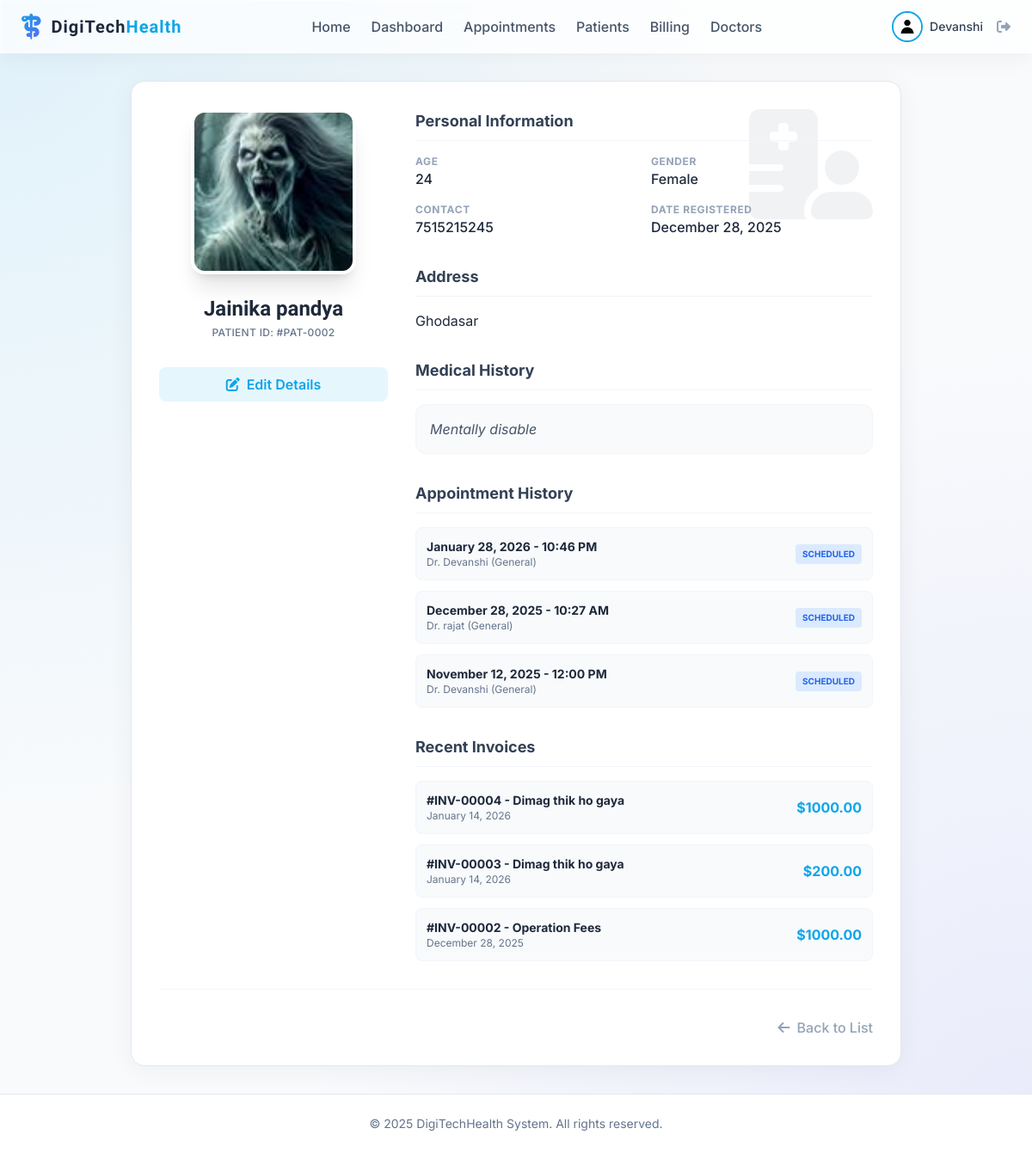
Page /patient/2 (signed in) on the committed database.
### app/models.py (models this page shows, shortened)
class User(db.Model, UserMixin):
    id = db.Column(db.Integer, primary_key=True)
    username = db.Column(db.String(20), unique=True, nullable=False)
    email = db.Column(db.String(120), unique=True, nullable=False)
    image_file = db.Column(db.String(20), nullable=False, default='default.jpg')
    password_hash = db.Column(db.String(128))
    role = db.Column(db.String(20), nullable=False, default='patient')

class Patient(db.Model):
    id = db.Column(db.Integer, primary_key=True)
    user_id = db.Column(db.Integer, db.ForeignKey('user.id'), nullable=True) # Optional link to User account
    name = db.Column(db.String(100), nullable=False)
    age = db.Column(db.Integer, nullable=True)
    gender = db.Column(db.String(10), nullable=True)
    contact = db.Column(db.String(15), nullable=True)
    address = db.Column(db.Text, nullable=True)
    medical_history = db.Column(db.Text, nullable=True)
    image_file = db.Column(db.String(20), nullable=False, default='default.jpg')
    date_created = db.Column(db.DateTime, nullable=False, default=db.func.current_timestamp())
    user = db.relationship('User', backref=db.backref('patient_profile', uselist=False))

class Appointment(db.Model):
    id = db.Column(db.Integer, primary_key=True)
    patient_id = db.Column(db.Integer, db.ForeignKey('patient.id'), nullable=True) # Optional link to existing patient
    doctor_id = db.Column(db.Integer, db.ForeignKey('doctor.id'), nullable=False)
    date_time = db.Column(db.DateTime, nullable=False)
    reason = db.Column(db.String(200), nullable=False)
    status = db.Column(db.String(20), nullable=False, default='Scheduled') # Scheduled, Completed, Cancelled
    patient = db.relationship('Patient', backref='appointments')
    doctor = db.relationship('Doctor', backref='appointments')

class Doctor(db.Model):
    id = db.Column(db.Integer, primary_key=True)
    user_id = db.Column(db.Integer, db.ForeignKey('user.id'), nullable=False)
    specialization = db.Column(db.String(100), nullable=False)
    availability = db.Column(db.String(200), nullable=True, default="Mon-Fri 9am-5pm")
    user = db.relationship('User', backref=db.backref('doctor_profile', uselist=False))

class Invoice(db.Model):
    id = db.Column(db.Integer, primary_key=True)
    patient_id = db.Column(db.Integer, db.ForeignKey('patient.id'), nullable=False)
    amount = db.Column(db.Float, nullable=False)
    status = db.Column(db.String(20), nullable=False, default='Pending') # Pending, Paid
    description = db.Column(db.String(200), nullable=False)
    date_issued = db.Column(db.DateTime, nullable=False, default=db.func.current_timestamp())
    patient = db.relationship('Patient', backref='invoices')

### app/patient/routes.py (the view)
@patient.route("/patient/<int:patient_id>")
@login_required
def view_patient(patient_id):
    patient_record = Patient.query.get_or_404(patient_id)
    if current_user.role not in ['admin', 'doctor', 'receptionist']:
        if patient_record.user_id != current_user.id:
            abort(403)
    return render_template('patient/view.html', patient=patient_record, title='Patient Details')

### app/models.py (called while the page is built)
@login_manager.user_loader
def load_user(user_id):
    return User.query.get(int(user_id))

### app/templates/patient/view.html
{% extends "base.html" %}
{% block content %}
<div class="flex justify-center">
    <div class="w-full max-w-4xl glass rounded-2xl p-8 border border-slate-200 relative overflow-hidden bg-white">
        <div class="absolute top-0 right-0 p-8 opacity-5 pointer-events-none">
            <i class="fa-solid fa-hospital-user text-9xl text-slate-900"></i>
        </div>
        <div class="flex flex-col md:flex-row gap-8 items-start relative z-10">
            <div class="w-full md:w-1/3 flex flex-col items-center">
                <div class="relative group">
                    <img class="h-48 w-48 rounded-2xl object-cover border-4 border-white shadow-xl group-hover:scale-105 transition-transform duration-300"
                        src="{{ url_for('static', filename='profile_pics/' + patient.image_file) }}"
                        alt="{{ patient.name }}">
                </div>
                <h2 class="mt-6 text-2xl font-display font-bold text-slate-800 text-center">{{ patient.name }}</h2>
                <p class="text-slate-500 font-medium tracking-wide uppercase text-xs mt-1">Patient ID: #PAT-{{ "%04d" %
                    patient.id }}</p>
                {% if current_user.role in ['admin', 'doctor', 'receptionist'] %}
                <div class="mt-8 flex flex-col w-full space-y-3">
                    <a href="{{ url_for('patient.update_patient', patient_id=patient.id) }}"
                        class="w-full py-2 bg-primary/10 text-primary font-semibold rounded-lg text-center hover:bg-primary hover:text-white transition-colors">
                        <i class="fa-solid fa-pen-to-square mr-2"></i>Edit Details
                    </a>
                </div>
                {% endif %}
            </div>
            <div class="w-full md:w-2/3">
                <div class="mb-8">
                    <h3 class="text-lg font-bold text-slate-700 border-b border-slate-100 pb-2 mb-4">Personal
                        Information</h3>
                    <div class="grid grid-cols-1 md:grid-cols-2 gap-4">
                        <div>
                            <p class="text-xs text-slate-400 uppercase font-bold tracking-wider">Age</p>
                            <p class="text-slate-800 font-medium">{{ patient.age if patient.age else 'Not Provided' }}
                            </p>
                        </div>
                        <div>
                            <p class="text-xs text-slate-400 uppercase font-bold tracking-wider">Gender</p>
                            <p class="text-slate-800 font-medium">{{ patient.gender if patient.gender else 'Not
                                Provided' }}</p>
                        </div>
                        <div>
                            <p class="text-xs text-slate-400 uppercase font-bold tracking-wider">Contact</p>
                            <p class="text-slate-800 font-medium">{{ patient.contact if patient.contact else 'Not
                                Provided' }}</p>
                        </div>
                        <div>
                            <p class="text-xs text-slate-400 uppercase font-bold tracking-wider">Date Registered</p>
                            <p class="text-slate-800 font-medium">{{ patient.date_created.strftime('%B %d, %Y') }}</p>
                        </div>
                    </div>
                </div>
                <div class="mb-8">
                    <h3 class="text-lg font-bold text-slate-700 border-b border-slate-100 pb-2 mb-4">Address</h3>
                    <p class="text-slate-800 whitespace-pre-line">{{ patient.address if patient.address else 'Not
                        Provided' }}</p>
                </div>
                <div class="mb-8">
                    <h3 class="text-lg font-bold text-slate-700 border-b border-slate-100 pb-2 mb-4">Medical History
                    </h3>
                    <div class="bg-slate-50 rounded-xl p-4 border border-slate-100 italic text-slate-600">
                        {{ patient.medical_history if patient.medical_history else 'No medical history recorded.' }}
                    </div>
                </div>
                <div class="grid grid-cols-1 gap-8">
                    <div>
                        <h3 class="text-lg font-bold text-slate-700 border-b border-slate-100 pb-2 mb-4">Appointment
                            History</h3>
                        {% if patient.appointments %}
                        <div class="space-y-3">
                            {% for appt in patient.appointments|sort(attribute='date_time', reverse=True) %}
                            <div
                                class="p-3 bg-slate-50 rounded-lg flex justify-between items-center border border-slate-100">
                                <div>
                                    <p class="font-bold text-slate-800 text-sm">{{ appt.date_time.strftime('%B %d, %Y -
                                        %I:%M %p') }}</p>
                                    <p class="text-xs text-slate-500">Dr. {{ appt.doctor.user.username }} ({{
                                        appt.doctor.specialization }})</p>
                                </div>
                                <span class="px-2 py-1 rounded text-[10px] font-bold uppercase
                                    {% if appt.status == 'Scheduled' %} bg-blue-100 text-blue-600
                                    {% elif appt.status == 'Completed' %} bg-green-100 text-green-600
                                    {% else %} bg-red-100 text-red-600 {% endif %}">
                                    {{ appt.status }}
                                </span>
                            </div>
                            {% endfor %}
                        </div>
                        {% else %}
                        <p class="text-sm text-slate-400 italic">No appointments recorded.</p>
                        {% endif %}
                    </div>
                    <div>
                        <h3 class="text-lg font-bold text-slate-700 border-b border-slate-100 pb-2 mb-4">Recent Invoices
                        </h3>
                        {% if patient.invoices %}
                        <div class="space-y-3">
                            {% for invoice in patient.invoices|sort(attribute='date_issued', reverse=True) %}
                            <a href="{{ url_for('billing.view_invoice', invoice_id=invoice.id) }}"
                                class="block p-3 bg-slate-50 rounded-lg flex justify-between items-center border border-slate-100 hover:border-primary transition-colors">
                                <div>
                                    <p class="font-bold text-slate-800 text-sm">#INV-{{ "%05d" % invoice.id }} - {{
                                        invoice.description }}</p>
                                    <p class="text-xs text-slate-500">{{ invoice.date_issued.strftime('%B %d, %Y') }}
                                    </p>
                                </div>
                                <p class="font-bold text-primary">${{ '%.2f' % invoice.amount }}</p>
                            </a>
                            {% endfor %}
                        </div>
                        {% else %}
                        <p class="text-sm text-slate-400 italic">No invoices recorded.</p>
                        {% endif %}
                    </div>
                </div>
            </div>
        </div>
        {% if current_user.role in ['admin', 'doctor', 'receptionist'] %}
        <div class="mt-8 pt-8 border-t border-slate-100 flex justify-end">
            <a href="{{ url_for('patient.list_patients') }}"
                class="text-slate-400 hover:text-slate-600 font-medium transition-colors">
                <i class="fa-solid fa-arrow-left mr-2"></i>Back to List
            </a>
        </div>
        {% endif %}
    </div>
</div>
{% endblock %}

### app/templates/base.html (shortened to what this page needs)
<!doctype html>
<html lang="en">
<head>
  <script src="https://cdn.tailwindcss.com"></script>
  <link rel="stylesheet" href="https://cdnjs.cloudflare.com/ajax/libs/font-awesome/6.4.0/css/all.min.css">
  <link rel="stylesheet" href="{{ url_for('static', filename='css/main.css') }}">
</head>
<body class="overflow-x-hidden">
  <div class="min-h-screen flex flex-col">
    {% if current_user.is_authenticated %}
    <nav class="glass sticky top-0 z-50 px-6 py-3 flex justify-between items-center">
      <div class="flex items-center">
        <i class="fa-solid fa-staff-snake text-3xl gradient-text mr-3"></i>
        <a href="{{ url_for('main.home') }}" class="text-xl font-display font-bold text-slate-800 tracking-wider">
          DigiTech<span class="text-primary">Health</span>
        </a>
      </div>
      <div class="hidden lg:flex items-center space-x-6">
        <a href="{{ url_for('main.home') }}"
          class="font-medium text-slate-600 hover:text-primary transition-colors {{ 'text-primary' if request.endpoint == 'main.home' }}">Home</a>
        {% if current_user.role in ['admin', 'doctor', 'receptionist'] %}
        <a href="{{ url_for('main.dashboard') }}"
          class="font-medium text-slate-600 hover:text-primary transition-colors {{ 'text-primary' if request.endpoint == 'main.dashboard' }}">Dashboard</a>
        {% endif %}
        <a href="{{ url_for('appointment.list_appointments') }}"
          class="font-medium text-slate-600 hover:text-primary transition-colors {{ 'text-primary' in request.endpoint and 'appointment' in request.endpoint }}">Appointments</a>
        <a href="{{ url_for('patient.list_patients') }}"
          class="font-medium text-slate-600 hover:text-primary transition-colors {{ 'text-primary' in request.endpoint and 'patient' in request.endpoint }}">
          {{ 'Patients' if current_user.role in ['admin', 'doctor', 'receptionist'] else 'My Profile' }}
        </a>
        <a href="{{ url_for('billing.list_invoices') }}"
          class="font-medium text-slate-600 hover:text-primary transition-colors {{ 'text-primary' in request.endpoint and 'billing' in request.endpoint }}">
          {{ 'Billing' if current_user.role in ['admin', 'doctor', 'receptionist'] else 'My Invoices' }}
        </a>
        {% if current_user.role in ['admin', 'doctor', 'receptionist'] %}
        <a href="{{ url_for('doctor.list_doctors') }}"
          class="font-medium text-slate-600 hover:text-primary transition-colors {{ 'text-primary' in request.endpoint and 'doctor' in request.endpoint }}">Doctors</a>
        {% endif %}
      </div>
      <div class="flex items-center space-x-4">
        <a href="{{ url_for('main.account') }}" class="flex items-center space-x-2 group">
          <div class="relative">
            <img
              class="h-9 w-9 rounded-full object-cover border-2 border-primary group-hover:border-secondary transition-colors"
              src="{{ url_for('static', filename='profile_pics/' + current_user.image_file) }}"
              alt="{{ current_user.username }}">
          </div>
          <span class="hidden md:block font-medium text-sm text-slate-700 group-hover:text-primary transition-colors">{{
            current_user.username }}</span>
        </a>
        <a href="{{ url_for('auth.logout') }}" class="text-slate-400 hover:text-red-500 transition-colors"
          title="Logout">
          <i class="fa-solid fa-right-from-bracket"></i>
        </a>
      </div>
    </nav>
    {% endif %}
    <main class="flex-1 container mx-auto px-4 py-8">
      <div class="fade-in-up">
        {% block content %}{% endblock %}
      </div>
    </main>
    <footer class="bg-white border-t border-slate-200 py-6 mt-auto">
      <div class="container mx-auto px-4 text-center text-slate-500 text-sm">
        &copy; 2025 DigiTechHealth System. All rights reserved.
      </div>
    </footer>
  </div>
</body>
</html>

### app/static/css/main.css (style rules this page uses)
.glass { background: rgba(255, 255, 255, 0.7); backdrop-filter: blur(12px); -webkit-backdrop-filter: blur(12px); border: 1px solid rgba(255, 255, 255, 0.5); box-shadow: 0 4px 30px rgba(0, 0, 0, 0.05); }
.gradient-text { background: linear-gradient(135deg, #0ea5e9, #6366f1); -webkit-background-clip: text; background-clip: text; color: transparent; }

### app/templates/base.html (style rules this page uses)
body { background-color: #f8fafc; background-image: radial-gradient(at 0% 0%, rgba(14, 165, 233, 0.1) 0, transparent 50%), radial-gradient(at 100% 100%, rgba(99, 102, 241, 0.1) 0, transparent 50%); color: #1e293b; font-family: 'Inter', sans-serif; min-height: 100vh; }

### rows in the picture
User: role "Patients", role "Billing", image_file (placeholder picture), username "Devanshi"
Patient: image_file (picture), name "Jainika pandya", id "0002", age "24", gender "Female", contact "7515215245", date_created "December 28, 2025", address "Ghodasar", medical_history "Mentally disable"
Appointment: date_time "January 28, 2026 - 10:46 PM", doctor.user.username "Devanshi", doctor.specialization "General", status "SCHEDULED"
Appointment: date_time "December 28, 2025 - 10:27 AM", doctor.user.username "rajat", doctor.specialization "General", status "SCHEDULED"
Appointment: date_time "November 12, 2025 - 12:00 PM", doctor.user.username "Devanshi", doctor.specialization "General", status "SCHEDULED"
Invoice: id "00004", description "Dimag thik ho gaya", date_issued "January 14, 2026", amount "1000.00"
Invoice: id "00003", description "Dimag thik ho gaya", date_issued "January 14, 2026", amount "200.00"
Invoice: id "00002", description "Operation Fees", date_issued "December 28, 2025", amount "1000.00"
